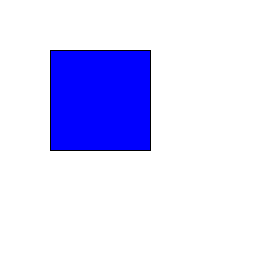
Frame 1 (no input)
Frame 60 (the mouse pressed at the canvas centre just before this capture): identical to frame 1, image omitted
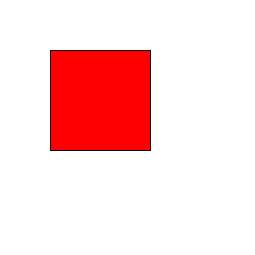
Frame 120 (the mouse held since frame 60 and released just before this capture)

The Processing sketch that drew these frames (run headless with seeded random() and noise(); from frame 60 on, the mouse is pressed at the canvas centre):

// Processing sketch: Part3_5_mouse1
// ── Part3_5_mouse1.pde
void setup(){
  size(255, 255);
  background(255);
}

void draw(){
  /*
  noStroke();
  fill(mouseX, mouseY, 255);
  ellipse(mouseX, mouseY, 20, 20);
  */
  
  background(255);
  /*
  ellipse(mouseX, mouseY, 20, 20);
  line(mouseX, 0, mouseX, height);
  line(0, mouseY, width, mouseY);
  */
  
  fill(0, 0, 255);
  if(mouseX > 50 && mouseX < 150){
    if(mouseY > 50 && mouseY < 150){
      fill(255, 0, 0);
    }
  }
  rect(50, 50, 100, 100);
}
